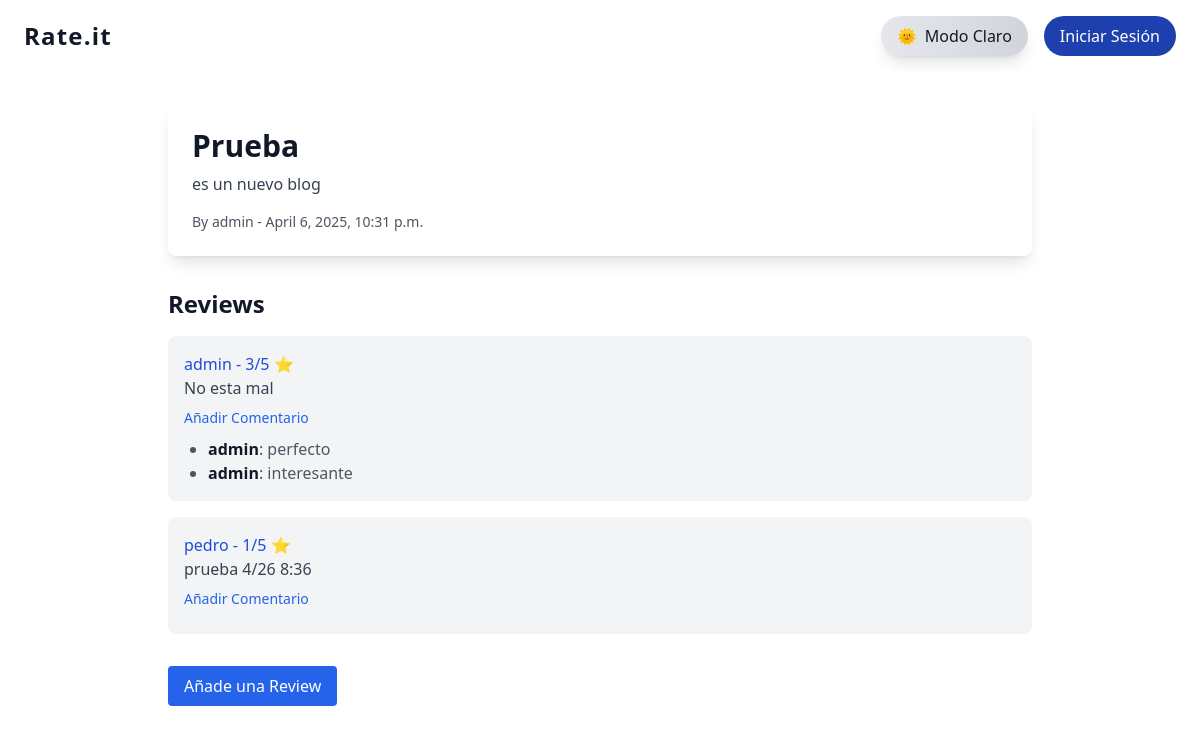
Page /blog/1/ on the committed database.
### blogapp/models.py (models this page shows, shortened)
class Blog(models.Model):
    title = models.CharField(max_length=200)
    content = models.TextField(max_length=2000)
    author = models.ForeignKey(User, on_delete=models.CASCADE)
    created_at = models.DateTimeField(auto_now_add=True)
    is_deleted = models.BooleanField(default=False)
    objects = BlogManager()
    all_objects = models.Manager()

class Review(models.Model):
    blog = models.ForeignKey(Blog, on_delete=models.CASCADE, related_name='reviews')
    reviewer = models.ForeignKey(User, on_delete=models.CASCADE)
    rating = models.IntegerField(validators=[MinValueValidator(1), MaxValueValidator(5)])
    comment = models.TextField()
    created_at = models.DateTimeField(auto_now_add=True)
    class Meta:
        unique_together = ('blog', 'reviewer')

class Comment(models.Model):
    review = models.ForeignKey(Review, on_delete=models.CASCADE, related_name='comments')
    commenter = models.ForeignKey(User, on_delete=models.CASCADE)
    content = models.TextField()
    created_at = models.DateTimeField(auto_now_add=True)

### blogapp/views.py (the view)
# urls.py: path('blog/<int:pk>/', BlogDetailView.as_view(), name='blog_detail'),
class BlogDetailView(DetailView):
    model = Blog
    template_name = 'blogapp/blog_detail.html'

### blogapp/models.py (called while the page is built)
    def get_queryset(self):
        return super().get_queryset().filter(is_deleted=False)

### blogapp/templates/blogapp/blog_detail.html (shortened to what this page needs)
{% extends 'base.html' %}
{% block content %}
  <article class="bg-white dark:bg-gray-900 p-6 rounded-lg shadow-lg transition-all duration-700 ease-in-out dark:text-white text-gray-900 animate-fade-in">
    <h1 class="text-3xl font-bold mb-2">{{ object.title }}</h1>
    <p class="text-gray-700 dark:text-gray-300 mb-4">{{ object.content }}</p>
    <p class="text-sm text-gray-600 dark:text-gray-500">By {{ object.author.username }} - {{ object.created_at }}</p>
  </article>
  <section class="mt-8">
    <h2 class="text-2xl font-semibold mb-4">Reviews</h2>
    {% for review in object.reviews.all %}
      <div class="bg-gray-100 dark:bg-gray-800 p-4 rounded-lg mb-4 transition-all duration-700 ease-in-out dark:text-white text-gray-900 animate-fade-in">
        <p class="text-blue-700 dark:text-blue-300 font-medium">{{ review.reviewer.username }} - {{ review.rating }}/5 ⭐</p>
        <p class="text-gray-700 dark:text-gray-300">{{ review.comment }}</p>
        <a href="{% url 'blogapp:add_comment' blog_pk=object.pk review_pk=review.pk %}" class="text-sm text-blue-600 dark:text-blue-400 hover:text-blue-500 dark:hover:text-blue-300 mt-2 inline-block">Añadir Comentario</a>
        <ul class="mt-2 list-disc ml-6 text-gray-600 dark:text-gray-400">
          {% for comment in review.comments.all %}
            <li><span class="font-semibold text-gray-900 dark:text-white">{{ comment.commenter.username }}</span>: {{ comment.content }}</li>
          {% endfor %}
        </ul>
      </div>
    {% empty %}
      <p class="text-gray-400">No reviews yet. Be the first to add one.</p>
    {% endfor %}
    <a href="{% url 'blogapp:add_review' object.pk %}" class="mt-4 inline-block bg-blue-600 hover:bg-blue-700 text-white px-4 py-2 rounded transition-colors">Añade una Review</a>
  </section>
{% endblock %}

### blogapp/templates/blogapp/base.html (style rules this page uses)
html { background-color: white; }
html { transition: background-color 0.5s ease-in-out; }
html, body { height: 100%; scroll-behavior: smooth; transition: background-color 0.5s ease-in-out; }
.animate-fade-in { animation: fade-in 0.6s ease-out; will-change: opacity, transform; }

### rows in the picture
Blog: title "Prueba", content "es un nuevo blog", author.username "admin", created_at "April 6, 2025, 10:31 p.m."
Review: reviewer.username "admin", rating "3", comment "No esta mal"
Comment: commenter.username "admin", content "perfecto"
Comment: commenter.username "admin", content "interesante"
Review: reviewer.username "pedro", rating "1", comment "prueba 4/26 8:36"
